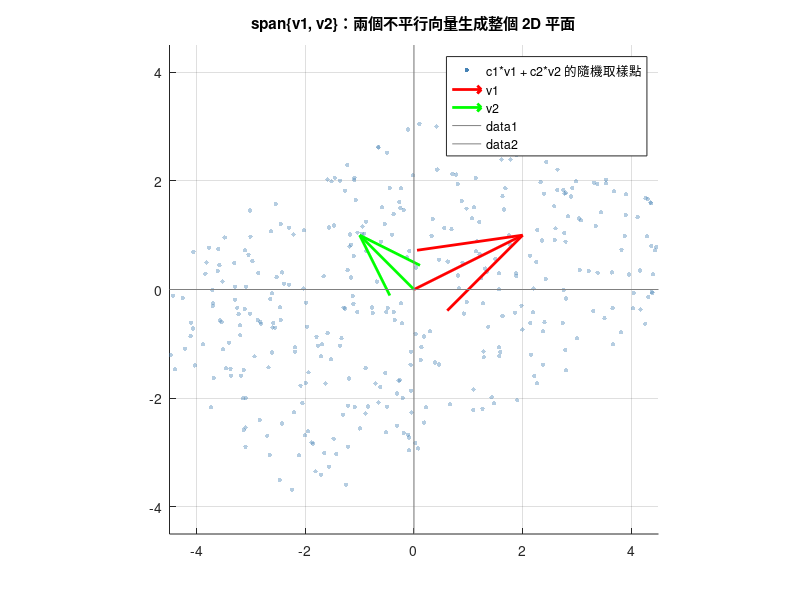
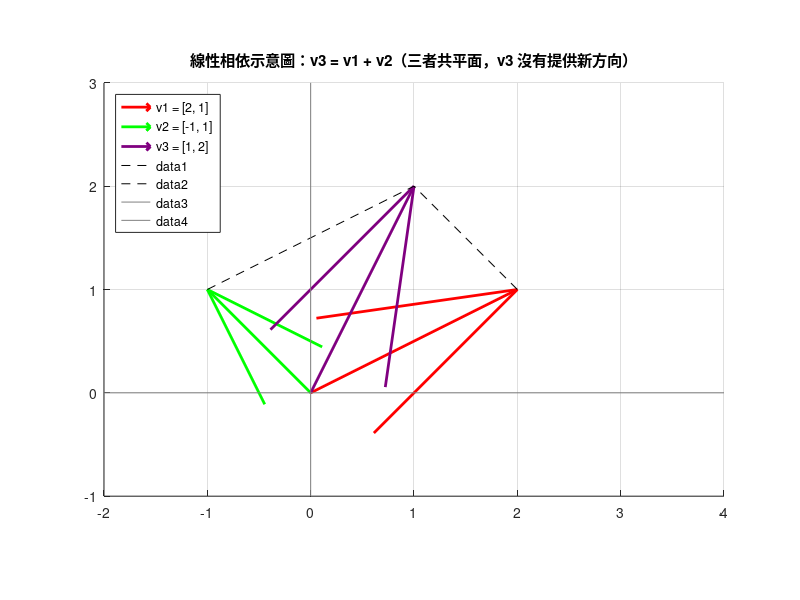

Here is the MATLAB script that generated these plots, in order:
% 注意：本檔案已使用 GNU Octave 10.2 實際執行驗證通過（輸出數值與同章 Python 版本一致）。
% 由於作者端目前沒有正版 MATLAB 授權，尚未在正式 MATLAB 環境中執行過；
% 語法均為標準 MATLAB 語法，理論上可直接執行，但仍建議你在 MATLAB 中重新執行一次以完全確認。
%
% 第 2 章：線性組合、生成空間與線性獨立
% ==========================================
%
% 本腳本示範：
%   1. 線性組合 (linear combination) 的計算
%   2. 生成空間 (span) 的幾何意義（2D 平面示意圖）
%   3. 線性獨立 / 線性相依的判斷
%      - 方法一：手刻函式，解齊次方程組 c1*v1 + c2*v2 + ... = 0，檢查是否只有零解
%      - 方法二：用 rank() 判斷矩陣的秩
%   4. 秩 (rank) 的直觀意義
%   5. 幾何直觀圖示：三個線性相依向量（其中一個是另兩個的線性組合）
%
% 執行方式：在 MATLAB 中開啟本檔案所在資料夾，執行
%   run('ch02_span_independence.m')
%
% 註：本檔案採用「function 檔案 + local function」寫法（函式名稱與檔名相同），
% 而非 MATLAB R2016b+ 才支援的「script 檔案內含 local function」寫法，
% 目的是同時相容於 MATLAB 與 GNU Octave。

function ch02_span_independence()

clear; clc; close all;

% 圖片輸出資料夾：與本腳本同一層
outDir = fileparts(mfilename('fullpath'));

%% ========================================================================
%% 1. 線性組合 (Linear Combination)
%% ========================================================================
fprintf('\n%s\n', repmat('=', 1, 60));
fprintf('1. 線性組合 (Linear Combination)\n');
fprintf('%s\n', repmat('=', 1, 60));

v1 = [1; 0];
v2 = [0; 1];
c1 = 3;
c2 = -2;

combo = c1 * v1 + c2 * v2;
fprintf('v1 = [%g, %g], v2 = [%g, %g]\n', v1(1), v1(2), v2(1), v2(2));
fprintf('c1 = %g, c2 = %g\n', c1, c2);
fprintf('線性組合 c1*v1 + c2*v2 = [%g, %g]\n', combo(1), combo(2));

% 判斷目標向量 b 是否可以用 v1, v2 的線性組合表示
% 也就是要解 A c = b，其中 A 的欄向量是 v1, v2
b = [5; -1];
A = [v1, v2];
coeffs = A \ b;  % 解線性方程組 A*coeffs = b
residual = A * coeffs - b;
fprintf('\n目標向量 b = [%g, %g]\n', b(1), b(2));
fprintf('解出的係數 (c1, c2) = [%g, %g]\n', coeffs(1), coeffs(2));
fprintf('驗證 A*coeffs - b = [%g, %g] (應接近 0 向量，代表 b 確實在 span{v1, v2} 中)\n', ...
    residual(1), residual(2));

%% ========================================================================
%% 2. 生成空間 (Span) 的幾何意義
%% ========================================================================
fprintf('\n%s\n', repmat('=', 1, 60));
fprintf('2. 生成空間 (Span) 的幾何意義\n');
fprintf('%s\n', repmat('=', 1, 60));

v1 = [2; 1];
v2 = [-1; 1];
fprintf('v1 = [%g, %g], v2 = [%g, %g] 彼此不平行，兩者可以生成 (span) 整個 2D 平面 R^2。\n', ...
    v1(1), v1(2), v2(1), v2(2));
fprintf('這代表：對任何 2D 向量 b，都能找到 c1, c2 使得 c1*v1 + c2*v2 = b。\n');

% 隨機取樣許多係數組合，畫出它們的線性組合，直觀呈現 span 幾乎覆蓋整個平面
rng(42);  % 固定隨機種子，方便重現結果
numSamples = 400;
coeffSamples = (rand(numSamples, 2) * 4) - 2;  % 均勻分布於 [-2, 2]
points = coeffSamples * [v1, v2]';  % 每一列是一個線性組合的結果點

fig1 = figure('Position', [100, 100, 600, 600]);
hold on;
scatter(points(:, 1), points(:, 2), 10, [0.27 0.51 0.71], 'filled', ...
    'MarkerFaceAlpha', 0.4, 'DisplayName', 'c1*v1 + c2*v2 的隨機取樣點');
quiver(0, 0, v1(1), v1(2), 0, 'Color', 'r', 'LineWidth', 2, 'MaxHeadSize', 0.5, ...
    'DisplayName', 'v1');
quiver(0, 0, v2(1), v2(2), 0, 'Color', 'g', 'LineWidth', 2, 'MaxHeadSize', 0.5, ...
    'DisplayName', 'v2');
plot([-4.5, 4.5], [0, 0], 'Color', [0.5 0.5 0.5]);  % x 軸參考線（用 plot 取代 xline，Octave 相容）
plot([0, 0], [-4.5, 4.5], 'Color', [0.5 0.5 0.5]);  % y 軸參考線（用 plot 取代 yline，Octave 相容）
xlim([-4.5, 4.5]);
ylim([-4.5, 4.5]);
axis equal;
title('span\{v1, v2\}：兩個不平行向量生成整個 2D 平面');
legend('Location', 'northeast');
grid on;
hold off;

outPath1 = fullfile(outDir, 'span_demo_matlab.png');
saveas(fig1, outPath1);
fprintf('圖片已存至: %s\n', outPath1);

%% ========================================================================
%% 3. 線性獨立 / 線性相依的判斷
%% ========================================================================
fprintf('\n%s\n', repmat('=', 1, 60));
fprintf('3. 線性獨立 / 線性相依的判斷\n');
fprintf('%s\n', repmat('=', 1, 60));

% 範例 A：兩個不平行的 2D 向量 -> 線性獨立
v1a = [1; 2];
v2a = [3; 1];
Amat = [v1a, v2a];
fprintf('範例 A: v1 = [%g, %g], v2 = [%g, %g]\n', v1a(1), v1a(2), v2a(1), v2a(2));
isIndepA = isIndependentByHomogeneousSystem(Amat);
fprintf('  手刻函式判斷 (解齊次方程組是否只有零解): %s\n', boolToLabel(isIndepA));
fprintf('  rank(A) = %d, 向量個數 = %d -> %s\n', rank(Amat), size(Amat, 2), ...
    boolToLabel(rank(Amat) == size(Amat, 2)));

% 範例 B：三個 2D 向量，其中 v3 = v1 + 2*v2，必定線性相依（2D 空間最多只能有 2 個獨立向量）
v1b = [1; 0];
v2b = [0; 1];
v3b = v1b + 2 * v2b;
Bmat = [v1b, v2b, v3b];
fprintf('\n範例 B: v1 = [%g, %g], v2 = [%g, %g], v3 = v1 + 2*v2 = [%g, %g]\n', ...
    v1b(1), v1b(2), v2b(1), v2b(2), v3b(1), v3b(2));
isIndepB = isIndependentByHomogeneousSystem(Bmat);
fprintf('  手刻函式判斷: %s\n', boolToLabel(isIndepB));
fprintf('  rank(B) = %d, 向量個數 = %d -> %s\n', rank(Bmat), size(Bmat, 2), ...
    boolToLabel(rank(Bmat) == size(Bmat, 2)));
fprintf('  說明：因為 v3 = 1*v1 + 2*v2，所以 1*v1 + 2*v2 + (-1)*v3 = 0 是一組非零解，代表這三個向量線性相依。\n');

% 範例 C：3D 空間中三個線性獨立的向量（標準基底）
Cmat = eye(3);
fprintf('\n範例 C (3D 標準基底):\n');
disp(Cmat);
fprintf('  rank(C) = %d, 向量個數 = %d -> %s\n', rank(Cmat), size(Cmat, 2), ...
    boolToLabel(rank(Cmat) == size(Cmat, 2)));

%% ========================================================================
%% 4. 秩 (Rank) 的直觀意義
%% ========================================================================
fprintf('\n%s\n', repmat('=', 1, 60));
fprintf('4. 秩 (Rank) 的直觀意義（第 7 章會有更完整的討論）\n');
fprintf('%s\n', repmat('=', 1, 60));

M1 = [1 3; 2 1];
M2 = [1 2; 2 4];
M3 = [1 0 1; 0 1 2];

fprintf('滿秩方陣 (2x2 獨立):\n');
disp(M1);
fprintf('  rank = %d  (矩陣形狀 %dx%d)\n\n', rank(M1), size(M1, 1), size(M1, 2));

fprintf('秩為 1 的方陣 (兩列成比例):\n');
disp(M2);
fprintf('  rank = %d  (矩陣形狀 %dx%d)\n\n', rank(M2), size(M2, 1), size(M2, 2));

fprintf('3 個向量在 2D 空間 (最多秩 2):\n');
disp(M3);
fprintf('  rank = %d  (矩陣形狀 %dx%d)\n\n', rank(M3), size(M3, 1), size(M3, 2));

fprintf('直觀意義：秩代表這組向量「實際能撐出的空間維度」。\n');
fprintf('- 秩 = 向量個數 -> 線性獨立，沒有「浪費」的方向\n');
fprintf('- 秩 < 向量個數 -> 線性相依，至少有一個向量是其他向量的線性組合，方向重複了\n');

%% ========================================================================
%% 5. 幾何直觀圖示：三個線性相依向量
%% ========================================================================
fprintf('\n%s\n', repmat('=', 1, 60));
fprintf('5. 幾何直觀圖示：2D 平面中三個線性相依向量\n');
fprintf('%s\n', repmat('=', 1, 60));

v1c = [2; 1];
v2c = [-1; 1];
v3c = v1c + v2c;  % v3 是 v1, v2 的線性組合，因此三者線性相依
fprintf('v1 = [%g, %g], v2 = [%g, %g], v3 = v1 + v2 = [%g, %g]\n', ...
    v1c(1), v1c(2), v2c(1), v2c(2), v3c(1), v3c(2));
fprintf('由於 v3 可以表示成 v1 與 v2 的線性組合，這三個向量落在同一個 2D 平面內，彼此線性相依\n');
fprintf('（v1*1 + v2*1 + v3*(-1) = 0 是非零解）。\n');

fig2 = figure('Position', [100, 100, 600, 600]);
hold on;
quiver(0, 0, v1c(1), v1c(2), 0, 'Color', 'r', 'LineWidth', 2, 'MaxHeadSize', 0.5, ...
    'DisplayName', 'v1 = [2, 1]');
quiver(0, 0, v2c(1), v2c(2), 0, 'Color', 'g', 'LineWidth', 2, 'MaxHeadSize', 0.5, ...
    'DisplayName', 'v2 = [-1, 1]');
quiver(0, 0, v3c(1), v3c(2), 0, 'Color', [0.5 0 0.5], 'LineWidth', 2, 'MaxHeadSize', 0.5, ...
    'DisplayName', 'v3 = [1, 2]');

% 用虛線畫出平行四邊形法則，顯示 v3 = v1 + v2
plot([v1c(1), v3c(1)], [v1c(2), v3c(2)], 'k--');
plot([v2c(1), v3c(1)], [v2c(2), v3c(2)], 'k--');

plot([-2, 4], [0, 0], 'Color', [0.5 0.5 0.5]);  % x 軸參考線（用 plot 取代 xline，Octave 相容）
plot([0, 0], [-1, 3], 'Color', [0.5 0.5 0.5]);  % y 軸參考線（用 plot 取代 yline，Octave 相容）
xlim([-2, 4]);
ylim([-1, 3]);
axis equal;
title('線性相依示意圖：v3 = v1 + v2（三者共平面，v3 沒有提供新方向）');
legend('Location', 'northwest');
grid on;
hold off;

outPath2 = fullfile(outDir, 'dependent_vectors_demo_matlab.png');
saveas(fig2, outPath2);
fprintf('圖片已存至: %s\n', outPath2);

fprintf('\n%s\n', repmat('=', 1, 60));
fprintf('完成\n');
fprintf('%s\n', repmat('=', 1, 60));
fprintf('本章所有示範已執行完畢，圖片已存至 ch02_span_independence/ 資料夾中。\n');

end % ch02_span_independence（主函式結束）


%% ========================================================================
%% 本地函式 (Local Functions)
%% ========================================================================

function isIndep = isIndependentByHomogeneousSystem(V)
    % 手刻函式：判斷一組向量是否線性獨立。
    %
    % 輸入 V 是一個矩陣，每一欄是一個向量。
    % 做法：把 V 當作齊次方程組 V*c = 0 的係數矩陣，用高斯消去法
    % （部分主元法）化簡為列梯形式，計算主元 (pivot) 的數量。
    % - 若主元數量 = 向量個數 (欄數)，代表齊次方程組只有零解 c = 0
    %   -> 線性獨立
    % - 若主元數量 < 向量個數，代表存在非零解 -> 線性相依
    %
    % 這裡手動實作高斯消去法，用來展示「解齊次方程組」背後的邏輯，
    % 而不是直接呼叫 rank()。

    tol = 1e-10;
    M = V;
    [nRows, nCols] = size(M);

    pivotRow = 1;
    numPivots = 0;

    for col = 1:nCols
        if pivotRow > nRows
            break;
        end
        % 找此欄中，從 pivotRow 開始絕對值最大的列，作為主元（部分主元法）
        [maxVal, relIdx] = max(abs(M(pivotRow:nRows, col)));
        maxRow = pivotRow + relIdx - 1;

        if maxVal < tol
            continue;  % 此欄沒有主元，跳到下一欄
        end

        % 交換列
        temp = M(pivotRow, :);
        M(pivotRow, :) = M(maxRow, :);
        M(maxRow, :) = temp;

        % 消去 pivotRow 以下的列，使該欄下方元素變成 0
        for r = (pivotRow + 1):nRows
            factor = M(r, col) / M(pivotRow, col);
            M(r, :) = M(r, :) - factor * M(pivotRow, :);
        end

        numPivots = numPivots + 1;
        pivotRow = pivotRow + 1;
    end

    isIndep = (numPivots == nCols);
end

function label = boolToLabel(tf)
    % 將布林值轉換為中文標籤，方便輸出訊息
    if tf
        label = '線性獨立';
    else
        label = '線性相依';
    end
end
